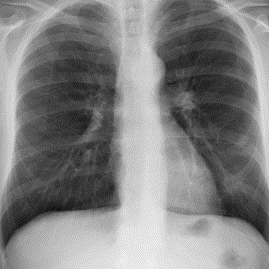
#> input picture media/sample_xray.png, 269 x 269 px
$ python -i image_preprocessing.py   (imports and definitions only)
#> lines starting #> are read from the running program, lines starting #| are printed output that depends on the picture; after the words box and inside, x2 and y2 are one past the last pixel; in counts of white or black regions, pixels touching at a corner belong together
import numpy as np

from skimage import io, filters, exposure
from skimage.transform import resize
from skimage import img_as_ubyte
from skimage.morphology import square, opening, closing, remove_small_objects, remove_small_holes, dilation, erosion

def auto_masking(img_file):
#> called with img_file = '../../media/sample_xray.png'
    length = 200

    try:
        img = img_as_ubyte(io.imread(img_file, as_gray=True))
#> img: shape (269, 269); min 16, max 238, mean 129.8
        y_len, x_len = img.shape
#> y_len = 269; x_len = 269

        if y_len > x_len:    # height > width
            img = resize(img, [ round(length*y_len/x_len), length ])
            y_len = img.shape[0]
            crop_length = y_len - length
            img = img[ :y_len-crop_length , : ]    # crop from bottom

        elif y_len < x_len:    # height < width

            img = resize(img, [ length, round(length*x_len/y_len) ])
            x_len = img.shape[1]
            crop_length = x_len - length
            half_crop = crop_length//2
            img = img[ : , half_crop:x_len-half_crop ]    # crop on left and right

            if img.shape[0] != img.shape[1]:
                img = img[ : , :length ]    # make sure image is square

        else:    # height == width
            img = resize(img, [ length, length ])
#> img: shape (200, 200) float64

        img = filters.gaussian(img)
    except FileNotFoundError:
        return "File Not Found"

    # CONTRAST STRETCHING + HISTOGRAM EQUALIZTIONA
    p2, p98 = np.percentile(img, (2, 98))
#> p2 = 0.173; p98 = 0.892
    img = exposure.rescale_intensity(img, in_range=(p2, p98))
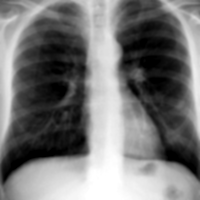
#> img: shape (200, 200) float64; min 0, max 1, mean 0.468
    #img = exposure.equalize_hist(img)

    inverted = ~img_as_ubyte(img)
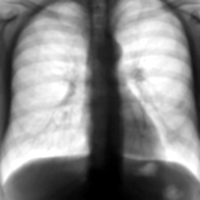
#> inverted: shape (200, 200); min 0, max 255, mean 135.7
    thresh = filters.threshold_otsu(inverted)
#> thresh = 133
    binary1 = inverted >= thresh
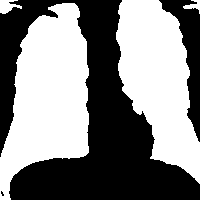
#> binary1: shape (200, 200) bool; 51.9% white; 3 black regions (1 under 20 px), largest, box (x1, y1, x2, y2) and area: (0, 0, 200, 200) 17181, (159, 0, 200, 142) 2053

    #thresh = filters.threshold_multiotsu(img)
    #binary1 = ~(img >= thresh[0])

    kernel = square(7)
    op = opening(binary1, kernel)#select binary here
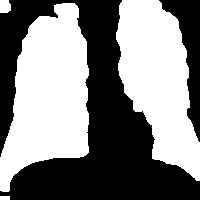
#> op: shape (200, 200) bool; 51.2% white; 2 black regions, box (x1, y1, x2, y2) and area: (0, 0, 200, 200) 17368, (159, 0, 200, 142) 2167
    op = dilation(remove_small_objects(erosion(op, kernel), 200), kernel)
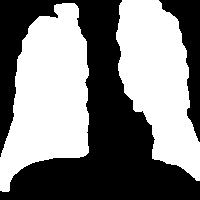
#> op: shape (200, 200) bool; 50.7% white; 2 black regions, box (x1, y1, x2, y2) and area: (0, 0, 200, 200) 17539, (159, 0, 200, 142) 2167
    mask = closing(op, kernel)
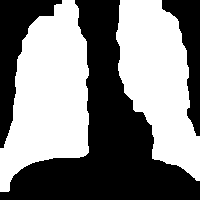
#> mask: shape (200, 200) bool; 51.1% white; 3 black regions, box (x1, y1, x2, y2) and area: (0, 0, 200, 200) 14275, (0, 0, 62, 148) 3158, (162, 0, 200, 136) 2143
    mask = remove_small_objects(mask, 1000)
    mask = remove_small_holes(mask, 1000)
    final1 = img * mask
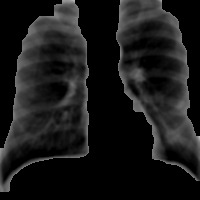
#> final1: shape (200, 200) float64; min 0, max 0.718, mean 0.0979

    img_final = img_as_ubyte(final1)
    mask_image = img_as_ubyte(mask)

    return img_final, mask_image

>>> result = auto_masking('../../media/sample_xray.png')
